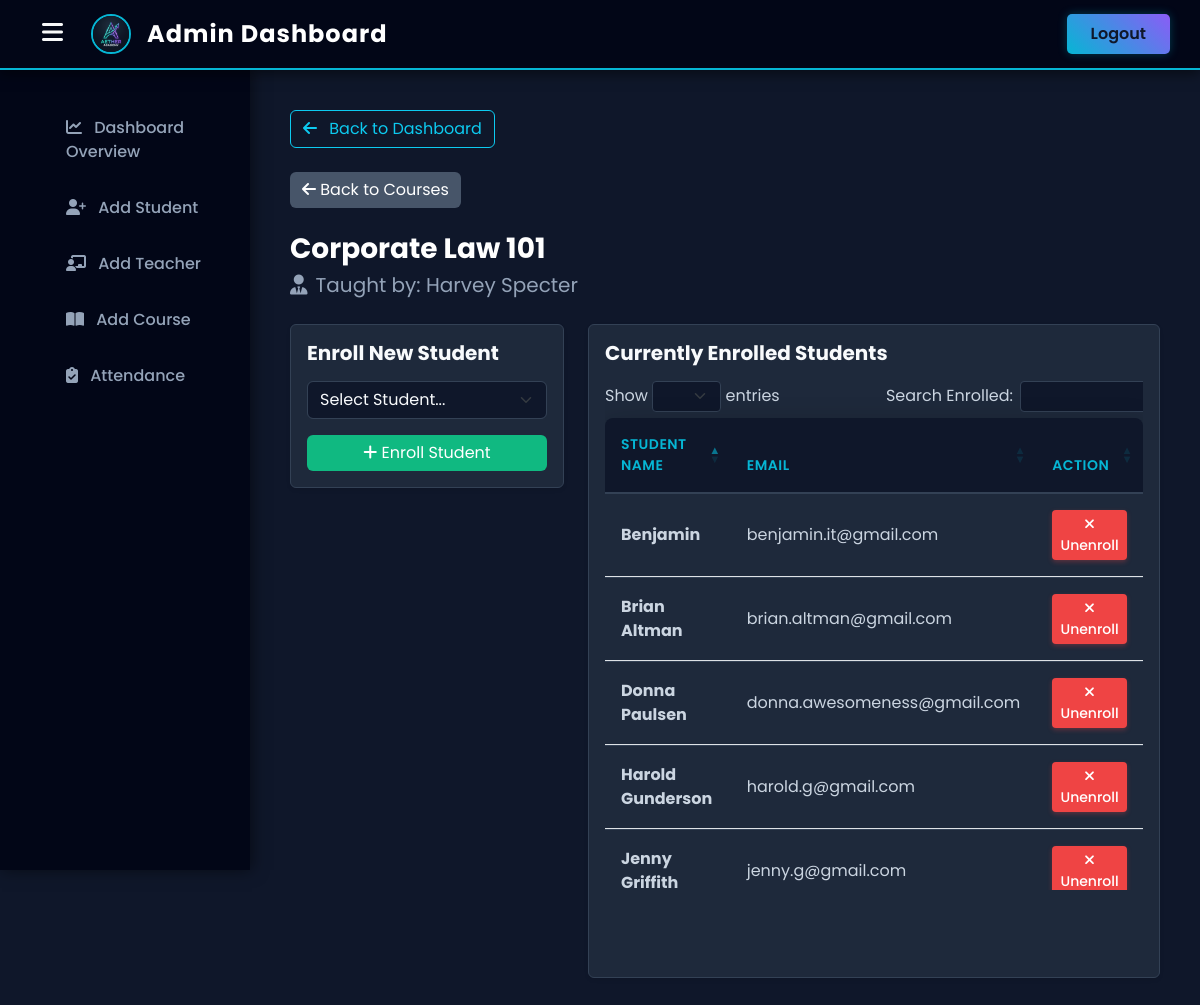
Page /admin_enroll.php?course_id=1 (signed in) on the committed database.
### tables this page shows
CREATE TABLE `course` (
  `id` int(11) NOT NULL AUTO_INCREMENT,
  `name` varchar(100) NOT NULL,
  `teacher_id` int(11) NOT NULL,
  PRIMARY KEY (`id`),
  KEY `teacher_id` (`teacher_id`),
  CONSTRAINT `course_ibfk_1` FOREIGN KEY (`teacher_id`) REFERENCES `teacher` (`id`) ON DELETE CASCADE
);

CREATE TABLE `teacher` (
  `id` int(11) NOT NULL AUTO_INCREMENT,
  `name` varchar(38) DEFAULT NULL,
  `description` varchar(255) DEFAULT NULL,
  `image` varchar(38) DEFAULT NULL,
  PRIMARY KEY (`id`)
);

CREATE TABLE `user` (
  `id` int(11) NOT NULL AUTO_INCREMENT,
  `username` varchar(50) DEFAULT NULL,
  `phone` varchar(15) DEFAULT NULL,
  `email` varchar(50) DEFAULT NULL,
  `usertype` varchar(50) DEFAULT NULL,
  `password` varchar(255) DEFAULT NULL,
  PRIMARY KEY (`id`)
);

### admin_enroll.php (the view, shortened to what this page needs)
<?php
$data = mysqli_connect("localhost", "root", "", "collegepr", 3307);
$course_id = (int)$_GET['course_id'];
$c_query = "SELECT course.name as course_name, teacher.name as teacher_name
            FROM course JOIN teacher ON course.teacher_id = teacher.id
            WHERE course.id = '$course_id'";
$c_result = mysqli_query($data, $c_query);
$course_info = mysqli_fetch_assoc($c_result);
$enrolled = mysqli_query($data, "SELECT user.id, user.username, user.email
                                 FROM enrollment
                                 JOIN user ON enrollment.student_id = user.id
                                 WHERE enrollment.course_id = '$course_id'");
?>
<!DOCTYPE html>
<html lang="en">
<head>
    <?php include 'admin_css.php'; ?>
</head>
<body>
<?php include 'admin_sidebar.php'; ?>
<div class="content">
    <div class="mb-4">
        <a href="admin_view_course.php" class="btn btn-secondary"><i class="fas fa-arrow-left"></i> Back to Courses</a>
    </div>
    <h2 class="mb-1 text-white fw-bold"><?php echo htmlspecialchars($course_info['course_name']); ?></h2>
    <p class="text-muted fs-5"><i class="fas fa-user-tie me-2"></i>Taught by: <?php echo htmlspecialchars($course_info['teacher_name']); ?></p>
    <div class="row mt-4">
        <div class="col-md-4">
            <div class="card shadow-sm border-0">
                <div class="card-body">
                    <h5 class="fw-bold mb-3">Enroll New Student</h5>
                    <form method="POST" action="">
                        <div class="mb-3">
                            <select class="form-select form-control" name="student_id" required>
                                <option value="" disabled selected>Select Student...</option>
                            </select>
                        </div>
                        <button type="submit" name="enroll" class="btn btn-success w-100">
                            <i class="fas fa-plus"></i> Enroll Student
                        </button>
                    </form>
                </div>
            </div>
        </div>
        <div class="col-md-8">
            <div class="card shadow-sm border-0">
                <div class="card-body">
                    <h5 class="fw-bold mb-3">Currently Enrolled Students</h5>
                    <div class="table-responsive">
                        <table id="enrolledTable" class="table table-hover align-middle">
                            <thead class="table-light">
                                <tr>
                                    <th>Student Name</th>
                                    <th>Email</th>
                                    <th>Action</th>
                                </tr>
                            </thead>
                            <tbody>
                                <?php while($e = mysqli_fetch_assoc($enrolled)): ?>
                                <tr>
                                    <td class="fw-bold"><?php echo htmlspecialchars($e['username']); ?></td>
                                    <td><?php echo htmlspecialchars($e['email']); ?></td>
                                    <td>
                                        <a href="admin_enroll.php?course_id=<?php echo $course_id; ?>&remove_id=<?php echo $e['id']; ?>" class="btn btn-danger btn-sm" onclick="return confirm('Remove student from course?');">
                                            <i class="fas fa-times"></i> Unenroll
                                        </a>
                                    </td>
                                </tr>
                                <?php endwhile; ?>
                            </tbody>
                        </table>
                    </div>
                </div>
            </div>
        </div>
    </div>
</div>
</body>
</html>

### admin.css (style rules this page uses)
* { margin: 0; padding: 0; box-sizing: border-box; font-family: 'Poppins', sans-serif; }
body { background-color: #0f172a !important; color: #f8fafc !important; }
.content { margin-left: 250px; margin-top: 70px; padding: 40px; }
h1, h2, h3, h4, h5, h6 { color: #f8fafc !important; }
h1, h2 { font-size: 28px; font-weight: 700; margin-bottom: 30px; }
.card { background-color: #1e293b !important; border: 1px solid #334155 !important; color: #f8fafc !important; }
table { background-color: #1e293b !important; border-radius: 8px; box-shadow: 0 10px 30px rgba(0,0,0,0.3); overflow: hidden; color: #f8fafc !important; }
th { background-color: #0f172a !important; color: #06b6d4 !important; font-weight: 600; padding: 16px !important; border: none !important; text-transform: uppercase; font-size: 14px; letter-spacing: 0.5px; border-bottom: 1px solid #334155 !important; }
td { padding: 16px !important; vertical-align: middle !important; border-top: 1px solid #334155 !important; color: #cbd5e1 !important; background-color: #1e293b !important; }
.form-control, .form-select { background-color: #0f172a !important; border: 1px solid #334155 !important; color: #f8fafc !important; }
.btn-danger { background-color: #ef4444 !important; border: none !important; font-weight: 500; box-shadow: 0 2px 5px rgba(239,68,68,0.3); }
.btn-success { background-color: #10b981 !important; border: none !important; }
.btn-secondary { background-color: #475569 !important; border: none !important; }
.content { transition: all 0.3s ease; }
.text-muted { color: #94a3b8 !important; }
.form-control::placeholder { color: #94a3b8 !important; opacity: 1; }

### rows in the picture
course: name "Corporate Law 101", teacher.name "Harvey Specter"
user: username "Harold Gunderson", email "harold.g@gmail.com"
user: username "Brian Altman", email "brian.altman@gmail.com"
user: username "Donna Paulsen", email "donna.awesomeness@gmail.com"
user: username "Jenny Griffith", email "jenny.g@gmail.com"
user: username "Benjamin", email "benjamin.it@gmail.com"
